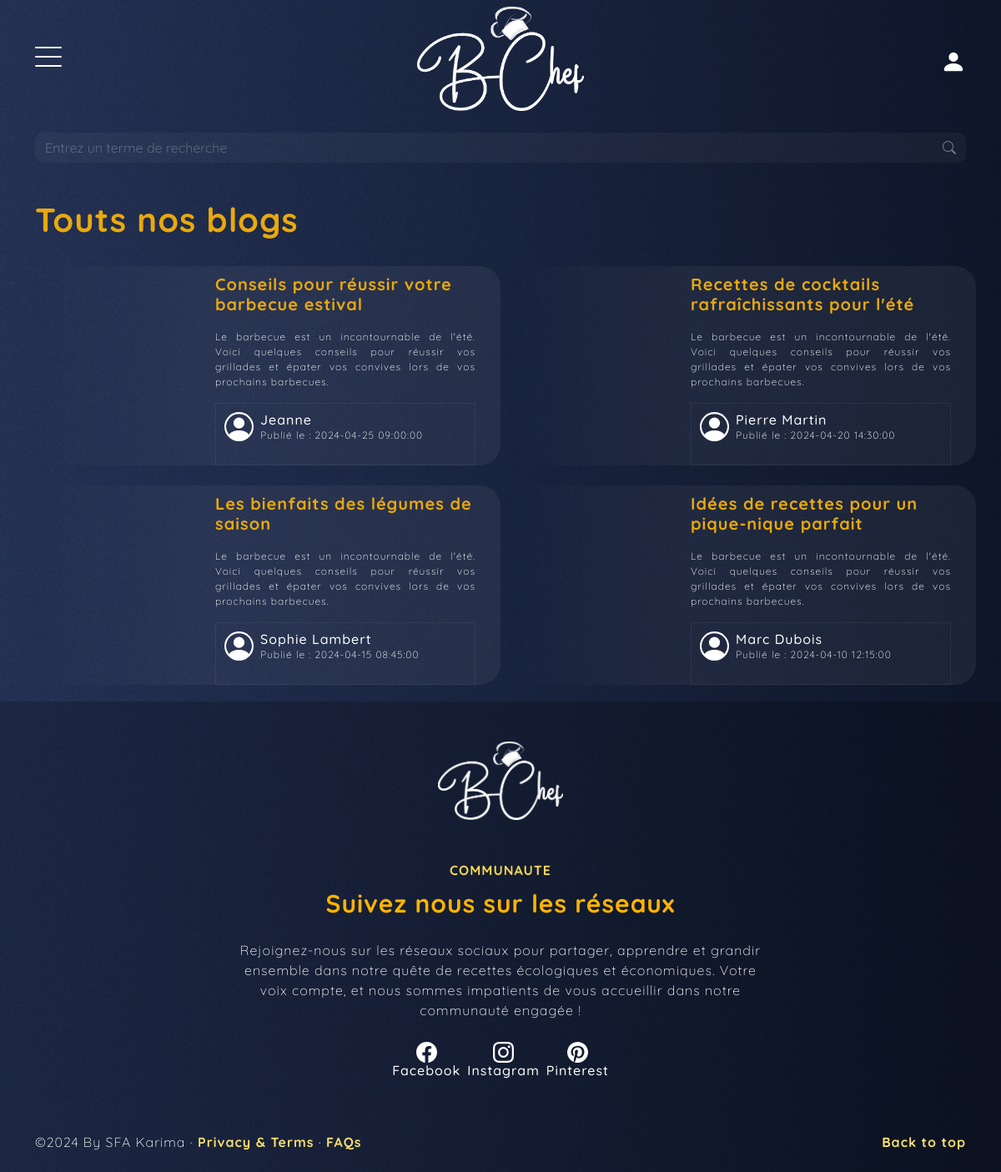
/blogs.php, run on the app's committed database.
### tables this page shows
CREATE TABLE `blogs` (
  `id_blog` int(11) NOT NULL,
  `titre` varchar(255) NOT NULL,
  `objet` varchar(255) NOT NULL,
  `contenu` text NOT NULL,
  `auteur` varchar(100) NOT NULL,
  `date_creation` timestamp NOT NULL DEFAULT current_timestamp()
);

### blogs.php (the view, shortened to what this page needs)
<?php
include './database/header.php';
include './database/footer.php';
$connexion = connexion();
page_header();
function getBlogs($connexion) {
  try {
      $res = $connexion->prepare("SELECT * FROM blogs");
      $res->execute();
      return $res->fetchAll(PDO::FETCH_ASSOC);
  } catch (PDOException $e) {
      return array();
  }
}
$blogs = getBlogs($connexion);
?>
  <main>
    <section class="section_6">
      <div class="container ">
        <div class="row mt-3">
          <h1>Touts nos blogs</h1>
        <?php foreach ($blogs as $blog): ?>
          <div class="col-md-6 mt-4 card-blog d-flex p-0">
          <a href="blog.php?id_blog=<?php echo $blog['id_blog']; ?>">
            <div class="row">
              <div class="col-md-4">
              </div>
              <div class="col-md-8">
                <div class="content text-start">
                  <h2 class="name"><?php echo $blog['titre']; ?> </h2>
                  <p class="description"><?php echo $blog['objet']; ?></p>
                  <div class="author d-flex gap-2 ">
                    <div>
                    </div>
                    <div>
                      <h6 class="m-0"><?php echo $blog['auteur']; ?></h6>
                      <p>Publié le : <?php echo $blog['date_creation']; ?></p>
                    </div>
                  </div>
                </div>
              </div>
            </div>
        </a>
          </div>
            <?php endforeach; ?>
        </div>
      </div>
    </section>
    </main>
    <?php
page_footer();
?>

### database/header.php (shortened to what this page needs)
<?php
function page_header(){
?>
<!DOCTYPE html>
<html lang="en">
<head>
  <link href="https://cdn.jsdelivr.net/npm/bootstrap@5.3.2/dist/css/bootstrap.min.css" rel="stylesheet"
>
  <link rel="stylesheet" href="https://cdnjs.cloudflare.com/ajax/libs/normalize/5.0.0/normalize.min.css">
  <link rel='stylesheet' href='https://maxcdn.bootstrapcdn.com/font-awesome/4.6.1/css/font-awesome.min.css'>
  <link href="https://cdn.jsdelivr.net/npm/bootstrap-icons@1.8.1/font/bootstrap-icons.css" rel="stylesheet">
  <link rel="stylesheet" href="https://cdn.jsdelivr.net/npm/aos@2.3.4/dist/aos.css">
  <link href="https://unpkg.com/aos@2.3.1/dist/aos.css" rel="stylesheet">
  <link rel="stylesheet" href="./css/swiper-bundle.min.css">
  <link rel="stylesheet" href="./css/style.css">
</head>
<body>
  <header>
    <div class="container py-2">
      <div class="row justify-content-between align-items-center">
        <div class="col-md-2">
          <nav>
            <div class="navbar">
              <div class="container nav-container">
                <div class="hamburger-lines">
                  <span class="line line1"></span>
                  <span class="line line2"></span>
                  <span class="line line3"></span>
                </div>
              </div>
            </div>
          </nav>
        </div>
        <div class="col-md-6 text-center">
          <a href="index.php" class="d-inline-flex link-body-emphasis text-decoration-none">
            <img src="./images/logo22.png" alt="" width="200">
          </a>
        </div>
        <div class="col-md-2 text-end">
  <?php if(isset($_SESSION['admin']) || isset($_SESSION['utilisateur'])) { ?>
    <div class="dropdown profil_user">
      <button class="btn text-white dropdown-toggle" type="button" id="dropdownMenuButton"
        data-bs-toggle="dropdown" aria-expanded="false">
        <svg class="rounded-circle me-2" xmlns="http://www.w3.org/2000/svg" width="35" height="35"
          fill="currentColor" class="bi bi-person-circle" viewBox="0 0 16 16">
          <path d="M11 6a3 3 0 1 1-6 0 3 3 0 0 1 6 0" />
          <path fill-rule="evenodd"
            d="M0 8a8 8 0 1 1 16 0A8 8 0 0 1 0 8m8-7a7 7 0 0 0-5.468 11.37C3.242 11.226 4.805 10 8 10s4.757 1.225 5.468 2.37A7 7 0 0 0 8 1" />
        </svg>
        <strong>
          <?php if(isset($_SESSION['admin'])) { echo $_SESSION['admin']; }
          else if(isset($_SESSION['utilisateur'])) { echo $_SESSION['utilisateur']; } ?>
        </strong>
      </button>
      <ul class="dropdown-menu bg-gray-200" id="menu" aria-labelledby="dropdownMenuButton">
        <?php if(isset($_SESSION['admin'])) { ?>
          <li class=""><a class="dropdown-item" href="./admin/admin_recettes.php">Mon profil</a></li>
        <?php } else if(isset($_SESSION['utilisateur'])) { ?>
          <li class=""><a class="dropdown-item" href="Espace_utilisateur.php">Mon profil</a></li>
        <?php } ?>
        <li>
          <hr class="dropdown-divider">
        </li>
        <li><a class="dropdown-item" href="./Login/logout.php">Déconnexion</a></li>
      </ul>
    </div>
  <?php } else { ?>
    <a href="./Login/login.php">
    <svg xmlns="http://www.w3.org/2000/svg" width="30" height="30" fill="white" class="bi bi-person-fill" viewBox="0 0 16 16">
  <path d="M3 14s-1 0-1-1 1-4 6-4 6 3 6 4-1 1-1 1zm5-6a3 3 0 1 0 0-6 3 3 0 0 0 0 6"/>
</svg>
    </a>
  <?php } ?>
</div>
      </div>
      <div class="row">
        <div class="col-md-12">
          <form method="post" class="search-box" action="recherche.php">
            <div class="form-group">
                <input type="text" class="form-control" id="searchTerm" name="searchTerm" onblur="if (this.placeholder == '') {this.placeholder = 'Entrez un terme de recherche';}"
                onfocus="if (this.placeholder == 'Entrez un terme de recherche') {this.placeholder = '';}"
                 placeholder="Entrez un terme de recherche">
            </div>
            <button type="submit" class="btn btn-white search-btn" name="search"><i class="bi bi-search"></i></button>
        </form>
        </div>
      </div>
    </div>
  </header>
  <?php
}
?>

### database/footer.php (shortened to what this page needs)
<?php
function page_footer(){
?>
  <footer>
    <div class="container">
      <div class="row">
        <div class="col-md-12 d-flex justify-content-center py-5">
          <a href="index.html" class="d-inline-flex link-body-emphasis text-decoration-none ">
            <img src="./images/logo22.png" alt="logo" width="150px" data-aos="fade-in" data-aos-duration="3000">
          </a>
        </div>
      </div>
      <div class="row justify-content-center">
        <div class="col-md-7 text-center">
          <span data-aos="fade-in" data-aos-duration="5000">COMMUNAUTE</span>
          <h2 data-aos="fade-in" data-aos-duration="3000">Suivez nous sur les réseaux</h2>
          <p class="py-2 text-center" data-aos="fade-in" data-aos-duration="3000">Rejoignez-nous sur les réseaux sociaux pour partager, apprendre et grandir
            ensemble dans
            notre quête de recettes écologiques et économiques. Votre voix compte, et nous sommes impatients de vous
            accueillir dans notre communauté engagée !</p>
        </div>
      </div>
      <div class="row justify-content-center  pb-5">
        <div class="col-md-6 d-flex justify-content-center gap-2">
          <div class="text-center" data-aos="fade-up" data-aos-duration="3000">
            <h6>Facebook</h6>
          </div>
          <div class="text-center" data-aos="fade-up" data-aos-duration="3000">
            <h6>Instagram</h6>
          </div>
          <div class="text-center" data-aos="fade-up" data-aos-duration="3000">
            <h6>Pinterest</h6>
          </div>
        </div>
      </div>
      <div class="py-2" >
        <p class="float-end"><a href="#">Back to top</a></p>
        <p>©2024 By SFA Karima · <a href="PrivacyTerms.php">Privacy & Terms</a> · <a href="FAQ.php">FAQs</a></p>
      </div>
    </div>
  </footer>
</body>
</html>
<?php
}
?>

### css/style.css (style rules this page uses)
* { margin: 0; padding: 0; -webkit-box-sizing: border-box; box-sizing: border-box; }
body { font-family: "Quicksand", sans-serif; font-optical-sizing: auto; font-weight: 100; font-size: 16px; font-style: normal; letter-spacing: 1px; background: rgb(15,24,44); background: linear-gradient(270deg, #0f182c 0%, #27355a 100%); color: white; }
body::after { content: url(); background-image: url(../images/Background\ Noise.svg); background-size: cover; background-repeat: no-repeat; background-position: center; position: fixed; top: 0; left: 0; bottom: 0; right: 0; z-index: -1; }
h1 { font-optical-sizing: auto; font-weight: bold; font-size: 40px; color: #EAA90C; }
h2 { padding: 10px 0; font-optical-sizing: auto; font-weight: bold; font-size: 30px; color: #ffb300; }
p { text-align: justify; }
section { margin: 10px 0; padding: 10px 0; }
a { text-decoration: none; color: white; }
span { color: #f7d955 ; font-weight: bold; }
.navbar { width: 1000px; z-index: 1000; }
.nav-container { display: block; height: 60px; }
.nav-container .hamburger-lines { display: block; height: 24px; width: 32px; position: absolute; top: 20px; left: 0; z-index: 2; display: flex; flex-direction: column; justify-content: space-between; }
.nav-container .hamburger-lines .line { display: block; height: 2px; width: 100%; border-radius: 10px; background: #ffffff; }
.nav-container .hamburger-lines .line1 { transform-origin: 0% 0%; transition: transform 0.4s ease-in-out; }
.nav-container .hamburger-lines .line2 { transition: transform 0.2s ease-in-out; }
.nav-container .hamburger-lines .line3 { transform-origin: 0% 100%; transition: transform 0.4s ease-in-out; }
.search-box { position: relative; margin-top: 20px; }
.search-box input { background-color: #ffffff0a; border-radius: 10px; border: none; }
.search-btn { position: absolute; color: #ffffff67; top: 0; right: 0; border: none; }
.search-box input::placeholder { color: #ffffff41; }
.name { font-size: 20px; font-weight: bold; color: #EAA90C; }
.description { font-size: 14px; color: #707070; text-align: center; overflow: hidden; }
.section_6 .card-blog { background: rgb(255,255,255); background: linear-gradient(270deg, #ffffff0f 0%, rgba(255,255,255,0.05085784313725494) 60%, #ffffff00 100%); border-radius: 25px; overflow: hidden; }
.section_6 .content { padding: 0px 30px; }
.section_6 .content p { color: #ffffff; text-align: justify; font-size: 12px; overflow: hidden; }
.section_6 .author { padding-top: 10px; border-top: 1px solid #ffffff0f; }
.author { padding: 10px; border: 1px solid #ffffff0f; }
footer { background-image: url(../images/footer.svg); }
footer a { font-weight: bold; color: #f8df6d; }

### data on the page
blogs: titre "Conseils pour réussir votre barbecue estival", objet "Le barbecue est un incontournable de l'été. Voici quelques conseils pour réussir vos grillades et épater vos convives lors de vos prochains barbecues.", auteur "Jeanne", date_creation "2024-04-25 09:00:00"
blogs: titre "Recettes de cocktails rafraîchissants pour l'été", objet "Le barbecue est un incontournable de l'été. Voici quelques conseils pour réussir vos grillades et épater vos convives lors de vos prochains barbecues.", auteur "Pierre Martin", date_creation "2024-04-20 14:30:00"
blogs: titre "Les bienfaits des légumes de saison", objet "Le barbecue est un incontournable de l'été. Voici quelques conseils pour réussir vos grillades et épater vos convives lors de vos prochains barbecues.", auteur "Sophie Lambert", date_creation "2024-04-15 08:45:00"
blogs: titre "Idées de recettes pour un pique-nique parfait", objet "Le barbecue est un incontournable de l'été. Voici quelques conseils pour réussir vos grillades et épater vos convives lors de vos prochains barbecues.", auteur "Marc Dubois", date_creation "2024-04-10 12:15:00"
